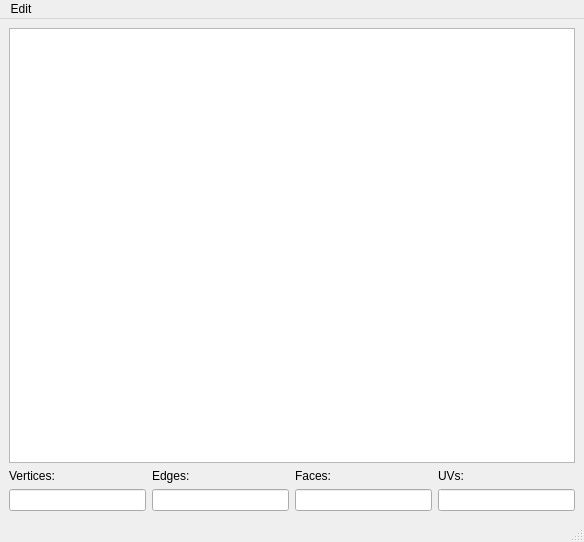
<?xml version="1.0" encoding="UTF-8"?>
<ui version="4.0">
 <class>MainWindow</class>
 <widget class="QMainWindow" name="MainWindow">
  <property name="geometry">
   <rect>
    <x>0</x>
    <y>0</y>
    <width>584</width>
    <height>542</height>
   </rect>
  </property>
  <property name="windowTitle">
   <string>Poly Count</string>
  </property>
  <widget class="QWidget" name="centralwidget">
   <layout class="QVBoxLayout" name="verticalLayout_5">
    <item>
     <widget class="QTreeView" name="treeView"/>
    </item>
    <item>
     <layout class="QHBoxLayout" name="horizontalLayout">
      <item>
       <layout class="QVBoxLayout" name="verticalLayout">
        <item>
         <widget class="QLabel" name="label">
          <property name="text">
           <string>Vertices:</string>
          </property>
         </widget>
        </item>
        <item>
         <widget class="QLineEdit" name="vertices_le"/>
        </item>
       </layout>
      </item>
      <item>
       <layout class="QVBoxLayout" name="verticalLayout_2">
        <item>
         <widget class="QLabel" name="label_2">
          <property name="text">
           <string>Edges:</string>
          </property>
         </widget>
        </item>
        <item>
         <widget class="QLineEdit" name="edges_le"/>
        </item>
       </layout>
      </item>
      <item>
       <layout class="QVBoxLayout" name="verticalLayout_3">
        <item>
         <widget class="QLabel" name="label_3">
          <property name="text">
           <string>Faces:</string>
          </property>
         </widget>
        </item>
        <item>
         <widget class="QLineEdit" name="faces_le"/>
        </item>
       </layout>
      </item>
      <item>
       <layout class="QVBoxLayout" name="verticalLayout_4">
        <item>
         <widget class="QLabel" name="label_4">
          <property name="text">
           <string>UVs:</string>
          </property>
         </widget>
        </item>
        <item>
         <widget class="QLineEdit" name="uv_le"/>
        </item>
       </layout>
      </item>
     </layout>
    </item>
   </layout>
  </widget>
  <widget class="QMenuBar" name="menubar">
   <property name="geometry">
    <rect>
     <x>0</x>
     <y>0</y>
     <width>584</width>
     <height>21</height>
    </rect>
   </property>
   <widget class="QMenu" name="menuEdit">
    <property name="title">
     <string>Edit</string>
    </property>
    <addaction name="actionReset"/>
   </widget>
   <addaction name="menuEdit"/>
  </widget>
  <widget class="QStatusBar" name="statusbar"/>
  <action name="actionReset">
   <property name="text">
    <string>Reset</string>
   </property>
  </action>
 </widget>
 <resources/>
 <connections/>
</ui>
